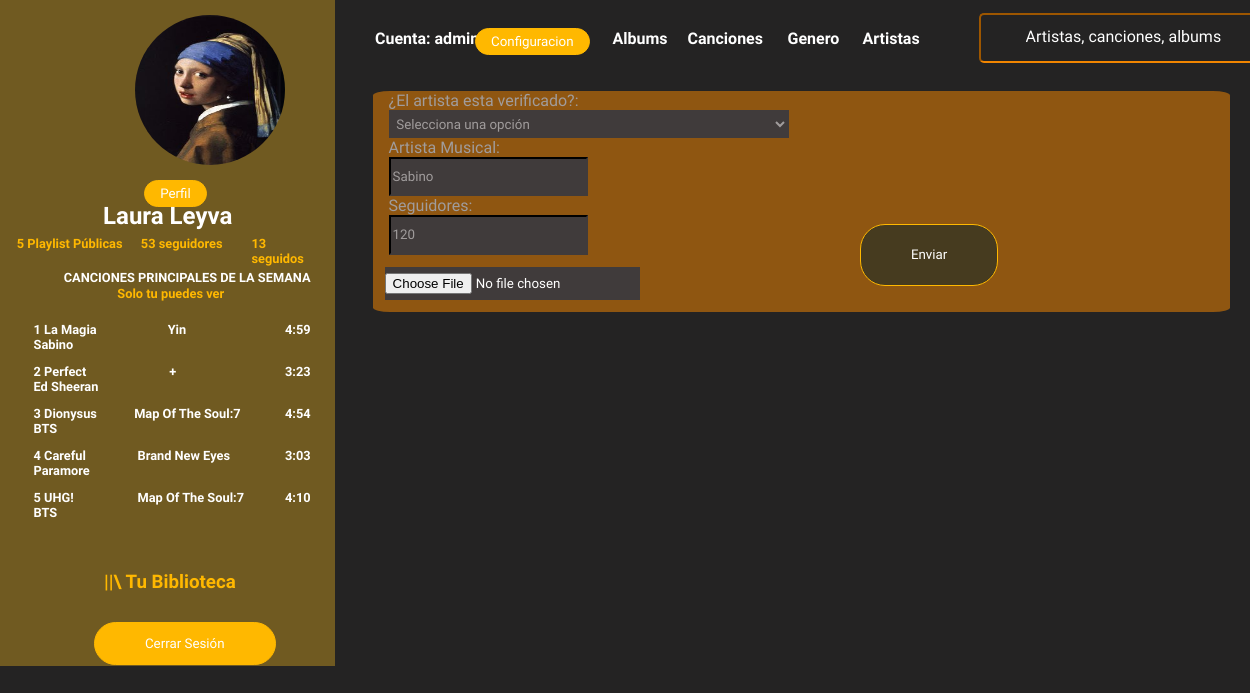
Screenshot of /change_artista/1 (signed in) with the database file from the repository.
### control_usuarios/models.py (models this page shows, shortened)
class User(AbstractUser):
    avatar = models.ImageField(upload_to='avatares/', default='avatares/logouser.jpg')
    desc = models.TextField(null=True, blank=True)
    num_tel = models.CharField(max_length = 20, null=True, blank=True)
    pais = models.CharField(max_length = 30)
    fecha_nac = models.DateField(default="2018-07-22")
    tipo_us = models.CharField(max_length = 30, default="normal")

### control_musica/models.py (models this page shows, shortened)
class Artistas(models.Model):
    artista = models.CharField(max_length = 50)
    seguidores = models.IntegerField(default=0)
    verificacion = models.BooleanField(default=False)
    foto = models.ImageField(upload_to='artistas/', default='albumes/default.jpg')

### control_musica/views.py (the view, shortened to what this page needs)
# urls.py: path('change_artista/<int:artista_id>', views.change_artista_view, name="change_artista_view"),
@login_required
def change_artista_view(request, artista_id):
    artis, created = Artistas.objects.get_or_create(
        id=artista_id,
    )
    form = ArtistaForm(instance=artis)
    return render(request, 'editar_artistas.html', {'form':form, 'artis':artis})

### control_musica/forms.py
class ArtistaForm(forms.ModelForm):
    class Meta:
        model = Artistas
        fields=('artista','seguidores', 'verificacion', 'foto')

### templates/editar_artistas.html (shortened to what this page needs)
{% extends 'Home.html' %} {% block content %}
<form method="POST" enctype="multipart/form-data">
  <div class="input-artista">
    <label for="start" class="label-class">¿El artista esta verificado?:</label>
    <div class="form-group">
        <select name="verificacion" name="{{form.verificacion.name}}" value = "{{artis.verificacion}}">
        <option>Selecciona una opción</option>
        </select>
    </div>
    <label for="start">Artista Musical:</label>
    <div class="form-group">
        <input type="text" placeholder="Nuevo nombre del Arista" name="{{form.artista.name}}" value = "{{artis.artista}}"/>
    </div>
    <label for="start">Seguidores:</label>
    <div class="form-group">
        <input type="number" placeholder="Seguidores" name="{{form.seguidores.name}}" value = "{{artis.seguidores}}"/>
    </div>
    <div class="form-group">
        <input id="seleccione" type="file" name="{{form.foto.name}}" value = "{{artis.foto}}"/>
    </div>
    <div class="botton-3">
        <input type="submit" class="button1" value="Enviar" />
    </div>
  </div>
</form>
{% endblock %}

### templates/Home.html (shortened to what this page needs)
{% load static %}
<!DOCTYPE html>
<html lang="en">
<head>
    <link rel="stylesheet" type="text/css" href="../static/css/Estilos.css">
</head>
<body class="general4">
    <div class="Artistas" onclick="location.href = '/artistas'">
        <h4>Artistas</h4>
    </div>
    <div class="Genero" onclick="location.href = '/generos'">
        <h4>Genero</h4>
    </div>
    <div class="Canciones" onclick="location.href = '/canciones'">
        <h4>Canciones</h4>
    </div>
    <div class="Albums" onclick="location.href = '/home'">
        <h4>Albums</h4>
    </div>
    {% if user.tipo_us == "admin" %}
    <div class="Cuenta_2">
        <h4>Cuenta: {{user.tipo_us}}</h4>
    </div>
    <button type="button" class="config" onclick="location.href = '/configuracion'"> Configuracion </button>
    {% endif %}
    <div class="box">
        <form method="post" action="{% url 'busqueda_view'%}">
        <div class="container-1">
            <input type="search" id="search" placeholder="Artistas, canciones, albums" name="search"/>
        </div>
        </form>
    </div>
    <div class="contenedor-menu">
        <div>
            <img src="{{ user.avatar.url }}" id="imagenes_menu">
        </div>
        <div class="Perfil">
            <button type="button" class="boton-perfil" onclick="location.href = '/change/{{user.id}}'">Perfil</button>
        </div>
        <div class="nom_user">
            <h2>{{user.first_name}} {{user.last_name}}</h2>
        </div>
        <div class="Playlist">
            <h5>5 Playlist Públicas</h5>
        </div>
        <div class="Seguidores">
            <h5>53 seguidores</h5>
        </div>
        <div class="Seguidos">
            <h5>13 seguidos</h5>
        </div>
        <div class="t1">
            <h5>CANCIONES PRINCIPALES DE LA SEMANA</h5>
        </div>
        <div class="t2">
            <h5>Solo tu puedes ver</h5>
        </div>
        <div class="tt1">
            <h5>1 La Magia<br>Sabino</h5>
        </div>
        <div class="tt2">
            <h5>2 Perfect<br>Ed Sheeran</h5>
        </div>
        <div class="tt3">
            <h5>3 Dionysus<br>BTS</h5>
        </div>
        <div class="tt4">
            <h5>4 Careful<br>Paramore</h5>
        </div>
        <div class="tt5">
            <h5>5 UHG!<br>BTS</h5>
        </div>
        <div class="tt6">
            <h5>Yin</h5>
        </div>
        <div class="tt7">
            <h5>+</h5>
        </div>
        <div class="tt8">
            <h5>Map Of The Soul:7</h5>
        </div>
        <div class="tt9">
            <h5>Brand New Eyes</h5>
        </div>
        <div class="tt10">
            <h5>Map Of The Soul:7</h5>
        </div>
        <div class="tt11">
            <h5>4:59</h5>
        </div>
        <div class="tt12">
            <h5>3:23</h5>
        </div>
        <div class="tt13">
            <h5>4:54</h5>
        </div>
        <div class="tt14">
            <h5>3:03</h5>
        </div>
        <div class="tt15">
            <h5>4:10</h5>
        </div>
        <div class="Biblioteca">
            <h3>||\ Tu Biblioteca</h3>
        </div>
        <div class="Cerrar-Sesion">
            <button onclick="location.href = '/logout'">Cerrar Sesión</button>
        </div>
    </div>
    <div class="contenedor-musica">
        {% block content %}
        {% endblock %}
    </div>
</body>
</html>

### rows the page displays
User: tipo_us "admin", avatar (picture), first_name "Laura", last_name "Leyva"
Artistas: verificacion "Selecciona una opción", artista "Sabino", seguidores "120"
